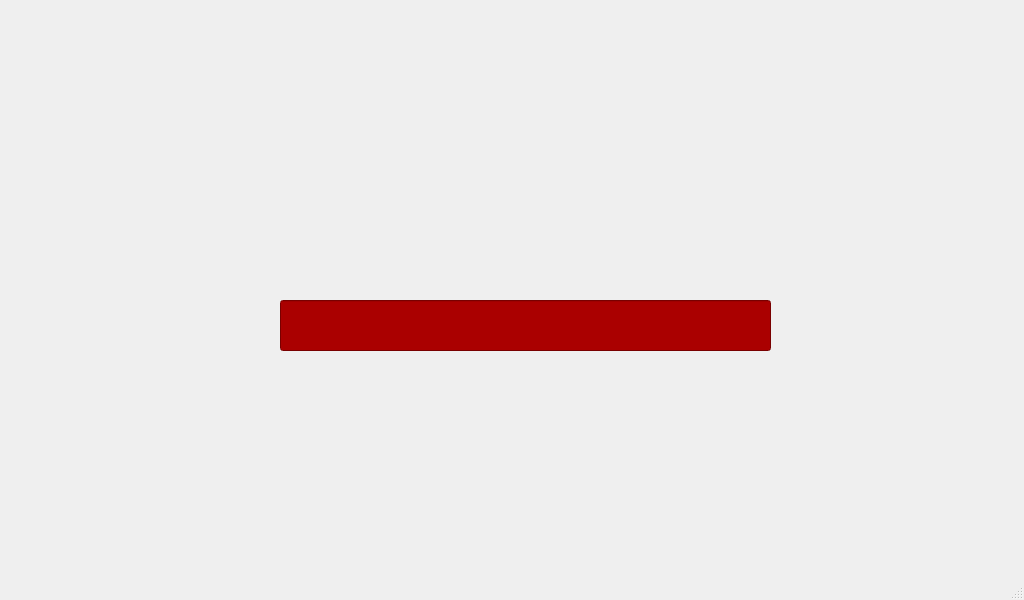
<?xml version="1.0" encoding="UTF-8"?>
<ui version="4.0">
 <class>Password</class>
 <widget class="QMainWindow" name="Password">
  <property name="geometry">
   <rect>
    <x>0</x>
    <y>0</y>
    <width>1024</width>
    <height>600</height>
   </rect>
  </property>
  <property name="minimumSize">
   <size>
    <width>1024</width>
    <height>600</height>
   </size>
  </property>
  <property name="maximumSize">
   <size>
    <width>1024</width>
    <height>600</height>
   </size>
  </property>
  <property name="windowTitle">
   <string>MainWindow</string>
  </property>
  <property name="styleSheet">
   <string notr="true">background-image: url(:/menu/START(2) 1.png);
background-repeat: false;</string>
  </property>
  <widget class="QWidget" name="centralwidget">
   <widget class="QPushButton" name="pushButton">
    <property name="geometry">
     <rect>
      <x>30</x>
      <y>0</y>
      <width>71</width>
      <height>81</height>
     </rect>
    </property>
    <property name="styleSheet">
     <string notr="true">background-image: url(:/menu/arrow 1.png);
background-repeat:false;
border-radius: 10;</string>
    </property>
    <property name="text">
     <string/>
    </property>
   </widget>
   <widget class="QLabel" name="label">
    <property name="geometry">
     <rect>
      <x>340</x>
      <y>180</y>
      <width>341</width>
      <height>61</height>
     </rect>
    </property>
    <property name="styleSheet">
     <string notr="true">background-image: url(:/password/Password.png);
color: rgb(255, 255, 255);
background-repea: false;</string>
    </property>
    <property name="text">
     <string/>
    </property>
   </widget>
   <widget class="QPushButton" name="pushButton_2">
    <property name="geometry">
     <rect>
      <x>440</x>
      <y>380</y>
      <width>141</width>
      <height>51</height>
     </rect>
    </property>
    <property name="styleSheet">
     <string notr="true">background-image: url(:/password/Rectangle 2submit.png);
background-repeat:false;
border-radius: 10;</string>
    </property>
    <property name="text">
     <string/>
    </property>
   </widget>
   <widget class="QLineEdit" name="lineEdit">
    <property name="geometry">
     <rect>
      <x>280</x>
      <y>300</y>
      <width>491</width>
      <height>51</height>
     </rect>
    </property>
    <property name="styleSheet">
     <string notr="true">background-color: rgb(170, 0, 0);
color: rgb(255, 255, 255);</string>
    </property>
   </widget>
  </widget>
  <widget class="QMenuBar" name="menubar">
   <property name="geometry">
    <rect>
     <x>0</x>
     <y>0</y>
     <width>1024</width>
     <height>23</height>
    </rect>
   </property>
  </widget>
  <widget class="QStatusBar" name="statusbar"/>
 </widget>
 <resources/>
 <connections/>
</ui>
